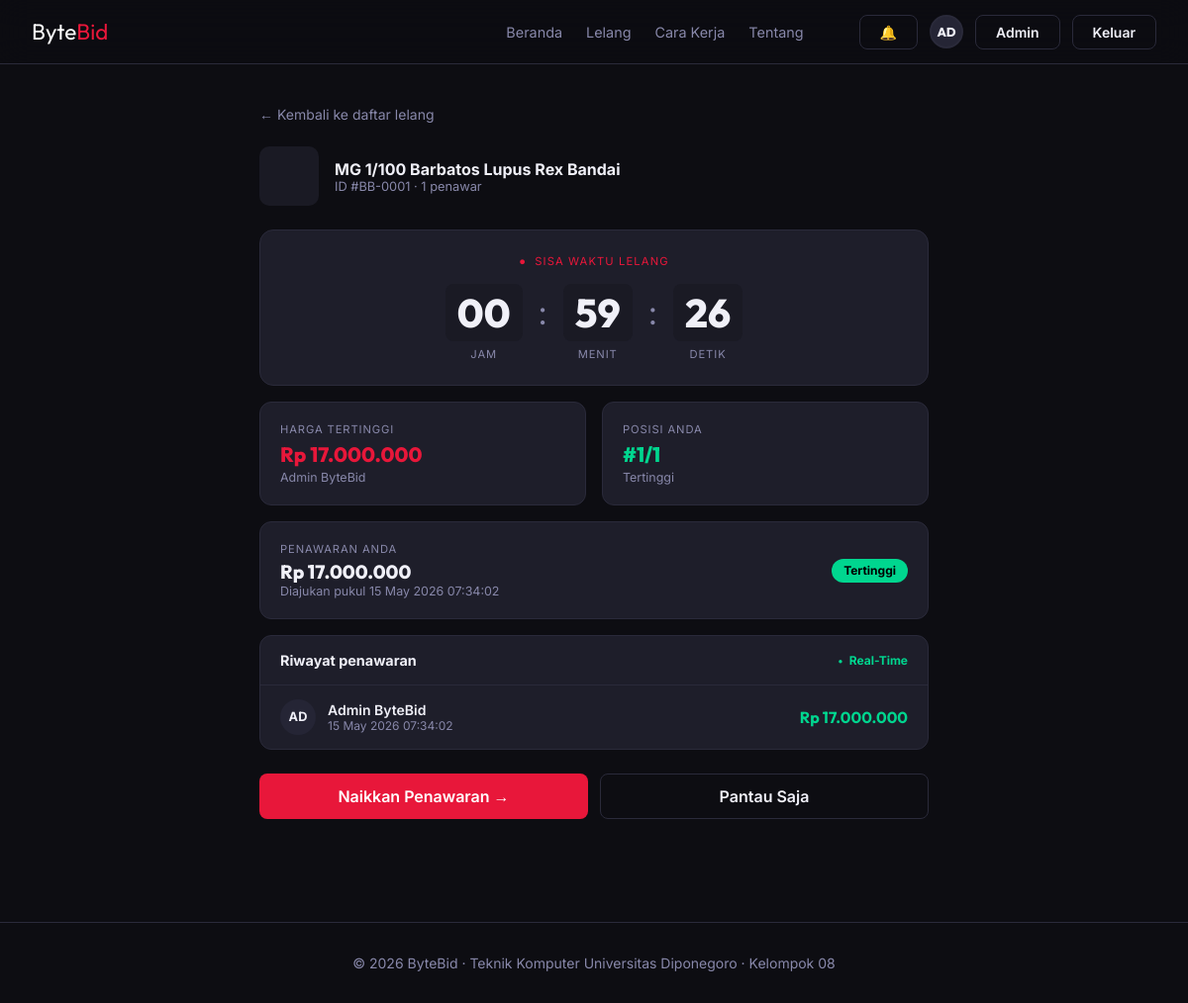
The page /pantau/1 (signed in) on the database its author committed.
### app/models.py (models this page shows, shortened)
class Item(db.Model):
    __tablename__ = 'items'
    id = db.Column(db.Integer, primary_key=True)
    name = db.Column(db.String(200), nullable=False)
    description = db.Column(db.Text, nullable=True)
    condition = db.Column(db.String(255), nullable=True)
    category = db.Column(db.String(50), nullable=False, index=True, default='Lainnya')
    image = db.Column(db.String(500), nullable=True)
    start_price = db.Column(db.Numeric(15, 2), nullable=False)
    current_bid = db.Column(db.Numeric(15, 2), nullable=False)
    status = db.Column(db.Enum(AuctionStatus),
                       default=AuctionStatus.ACTIVE, nullable=False)
    start_time = db.Column(db.DateTime, default=datetime.utcnow, nullable=False)
    end_time = db.Column(db.DateTime, nullable=False)
    created_by = db.Column(db.Integer, db.ForeignKey('users.id'), nullable=True)
    winner_id = db.Column(db.Integer, db.ForeignKey('users.id'), nullable=True)
    created_at = db.Column(db.DateTime, default=datetime.utcnow, nullable=False)
    updated_at = db.Column(db.DateTime, default=datetime.utcnow,
                           onupdate=datetime.utcnow, nullable=False)
    deleted_at = db.Column(db.DateTime, nullable=True, index=True)  # soft delete (Trash)
    bids = db.relationship('Bid', backref='item', lazy='dynamic',
                           cascade='all, delete-orphan',
                           order_by='Bid.created_at.desc()')
    @property
    def time_remaining_seconds(self) -> int:
        if self.status not in (AuctionStatus.ACTIVE, AuctionStatus.SCHEDULED):
            return 0
        delta = self.end_time - datetime.utcnow()
        return max(0, int(delta.total_seconds()))
    @property
    def unique_bidders(self) -> int:
        return db.session.query(Bid.user_id).filter_by(item_id=self.id).distinct().count()

class User(db.Model):
    __tablename__ = 'users'
    id = db.Column(db.Integer, primary_key=True)
    username = db.Column(db.String(50), unique=True, nullable=False, index=True)
    name = db.Column(db.String(100), nullable=False)
    email = db.Column(db.String(120), unique=True, nullable=False, index=True)
    password_hash = db.Column(db.String(255), nullable=False)
    is_admin = db.Column(db.Boolean, default=False, nullable=False)
    avatar = db.Column(db.String(255), nullable=True)
    created_at = db.Column(db.DateTime, default=datetime.utcnow, nullable=False)
    updated_at = db.Column(db.DateTime, default=datetime.utcnow,
                           onupdate=datetime.utcnow, nullable=False)
    bids = db.relationship('Bid', backref='user', lazy='dynamic',
                           cascade='all, delete-orphan')
    notifications = db.relationship('Notification', backref='user', lazy='dynamic',
                                    cascade='all, delete-orphan')
    items_created = db.relationship('Item', backref='creator', lazy='dynamic',
                                    foreign_keys='Item.created_by')
    items_won = db.relationship('Item', backref='winner', lazy='dynamic',
                                foreign_keys='Item.winner_id')
    reset_tokens = db.relationship('PasswordResetToken', backref='user',
                                   cascade='all, delete-orphan')

class Bid(db.Model):
    __tablename__ = 'bids'
    id = db.Column(db.Integer, primary_key=True)
    amount = db.Column(db.Numeric(15, 2), nullable=False)
    is_winning = db.Column(db.Boolean, default=False, nullable=False, index=True)
    item_id = db.Column(db.Integer, db.ForeignKey('items.id'), nullable=False, index=True)
    user_id = db.Column(db.Integer, db.ForeignKey('users.id'), nullable=False, index=True)
    created_at = db.Column(db.DateTime, default=datetime.utcnow, nullable=False, index=True)

### app/routes/main.py (the view)
@main_bp.route('/pantau/<int:item_id>')
@login_required
def pantau(item_id):
    item = Item.query.get_or_404(item_id)
    user = _current_user()
    bids = item.bids.limit(50).all()
    my_top = (Bid.query.filter_by(item_id=item.id, user_id=user.id)
              .order_by(Bid.amount.desc()).first())
    return render_template('pantau.html', item=item, bids=bids, my_top=my_top)

### app/__init__.py (called while the page is built)
def _format_rupiah(value) -> str:
    if value is None:
        return 'Rp 0'
    try:
        n = int(round(float(value)))
    except (TypeError, ValueError):
        return 'Rp 0'
    return 'Rp ' + f'{n:,}'.replace(',', '.')

### app/routes/main.py (called while the page is built)
def _current_user():
    uid = session.get('user_id')
    if not uid:
        return None
    return User.query.get(uid)

def login_required(view):
    @wraps(view)
    def wrapped(*args, **kwargs):
        if not session.get('user_id'):
            flash('Silakan masuk terlebih dahulu.', 'error')
            return redirect(url_for('main.login', next=request.path))
        return view(*args, **kwargs)
    return wrapped

@main_bp.app_context_processor
def inject_globals():
    user = _current_user()
    unread_count = 0
    if user:
        unread_count = Notification.query.filter_by(
            user_id=user.id, is_read=False).count()
    return {
        'current_user': user,
        'now': datetime.utcnow(),
        'unread_notif_count': unread_count,
    }

### templates/pantau.html (shortened to what this page needs)
{% extends "base.html" %}
{% block content %}
<section class="monitor-page">
  <div class="container" style="max-width:740px">
    <a href="{{ url_for('main.lelang') }}" class="back-btn">← Kembali ke daftar lelang</a>
    <div class="item-header">
      <div class="item-icon"><img src="{{ item.image }}" alt="{{ item.name }}" onerror="this.style.display='none'"/></div>
      <div>
        <div class="item-header-name">{{ item.name }}</div>
        <div class="item-header-sub">ID #BB-{{ '%04d' % item.id }} · <span id="bidder-count">{{ item.unique_bidders }}</span> penawar</div>
      </div>
    </div>
    <div class="timer-card">
      <div class="timer-label">SISA WAKTU LELANG</div>
      <div class="timer-digits">
        <div class="timer-unit"><div class="timer-num" id="hours">00</div><div class="timer-unit-label">JAM</div></div>
        <div class="timer-sep">:</div>
        <div class="timer-unit"><div class="timer-num" id="mins">00</div><div class="timer-unit-label">MENIT</div></div>
        <div class="timer-sep">:</div>
        <div class="timer-unit"><div class="timer-num" id="secs">00</div><div class="timer-unit-label">DETIK</div></div>
      </div>
    </div>
    <div class="info-grid">
      <div class="info-box">
        <div class="info-label">HARGA TERTINGGI</div>
        <div class="info-val" id="current-bid">{{ item.current_bid | rupiah }}</div>
        <div class="info-sub" id="top-bidder-name">{{ bids[0].user.name if bids else 'Belum ada penawaran' }}</div>
      </div>
      <div class="info-box">
        <div class="info-label">POSISI ANDA</div>
        <div class="info-val green">
          {% if my_top %}{% for b in bids %}{% if b.id == my_top.id %}#{{ loop.index }}/{{ bids|length }}{% endif %}{% endfor %}{% else %}—{% endif %}
        </div>
        <div class="info-sub">{% if my_top %}{{ 'Tertinggi' if my_top.is_winning else 'Belum tertinggi' }}{% else %}Anda belum bid{% endif %}</div>
      </div>
    </div>
    {% if my_top %}
    <div class="my-bid-box">
      <div>
        <div class="my-bid-label">PENAWARAN ANDA</div>
        <div class="my-bid-val">{{ my_top.amount | rupiah }}</div>
        <div class="my-bid-time">Diajukan pukul {{ my_top.created_at.strftime('%d %b %Y %H:%M:%S') }}</div>
      </div>
      {% if my_top.is_winning %}<div class="tag-top">Tertinggi</div>{% endif %}
    </div>
    {% endif %}
    <div class="history-card">
      <div class="history-header">
        Riwayat penawaran
        <div class="realtime-dot">Real-Time</div>
      </div>
      <div id="bid-list">
      {% for bid in bids %}
        <div class="bid-row" data-bid-id="{{ bid.id }}">
          <div class="bid-row-left">
            <div class="bid-avatar">{{ bid.user.name[:2]|upper if bid.user else '??' }}</div>
            <div>
              <div class="bid-user">{{ bid.user.name if bid.user else 'Anonim' }}</div>
              <div class="bid-time-small">{{ bid.created_at.strftime('%d %b %Y %H:%M:%S') }}</div>
            </div>
          </div>
          <div class="bid-amount {% if loop.first %}top{% endif %}">{{ bid.amount | rupiah }}</div>
        </div>
      {% endfor %}
      </div>
    </div>
    <div class="action-btns">
      <a href="{{ url_for('main.ajukan', item_id=item.id) }}" class="btn btn-red btn-lg">Naikkan Penawaran →</a>
      <a href="{{ url_for('main.lelang') }}" class="btn btn-ghost btn-lg">Pantau Saja</a>
    </div>
  </div>
</section>
{% endblock %}

### templates/base.html (style rules this page uses)
:root { --bg: #0d0d12; --bg2: #13131a; --bg3: #1a1a24; --card: #1e1e2a; --card2: #252535; --border: #2a2a3a; --red: #e8173a; --red-dim: rgba(232,23,58,0.15); --green: #00d68f; --cyan: #00bcd4; --text: #f0f0f8; --muted: #8888aa; --white: #ffffff; }
*, *::before, *::after { box-sizing: border-box; margin: 0; padding: 0; }
html { scroll-behavior: smooth; }
body { background: var(--bg); color: var(--text); font-family: 'Inter', sans-serif; min-height: 100vh; }
.btn { display: inline-flex; align-items: center; justify-content: center; padding: .5rem 1.25rem; border-radius: 8px; font-size: .875rem; font-weight: 600; cursor: pointer; text-decoration: none; border: none; transition: all .2s; }
.btn-ghost { background: transparent; border: 1px solid var(--border); color: var(--text); }
.btn-red { background: var(--red); color: var(--white); }
.btn-lg { padding: .75rem 1.75rem; font-size: 1rem; }
.container { max-width: 1200px; margin: 0 auto; padding: 0 2rem; }

### rows shown on the page
Item: name "MG 1/100 Barbatos Lupus Rex Bandai", id "0001", unique_bidders "1", current_bid|rupiah "Rp 17.000.000"
User: name "Admin ByteBid"
Bid: bids "1", is_winning "Tertinggi", amount|rupiah "Rp 17.000.000", created_at "15 May 2026 07:34:02", user "AD", user "Admin ByteBid"

### other values the page prints
{{ session.user_name[:2] }} "AD"
